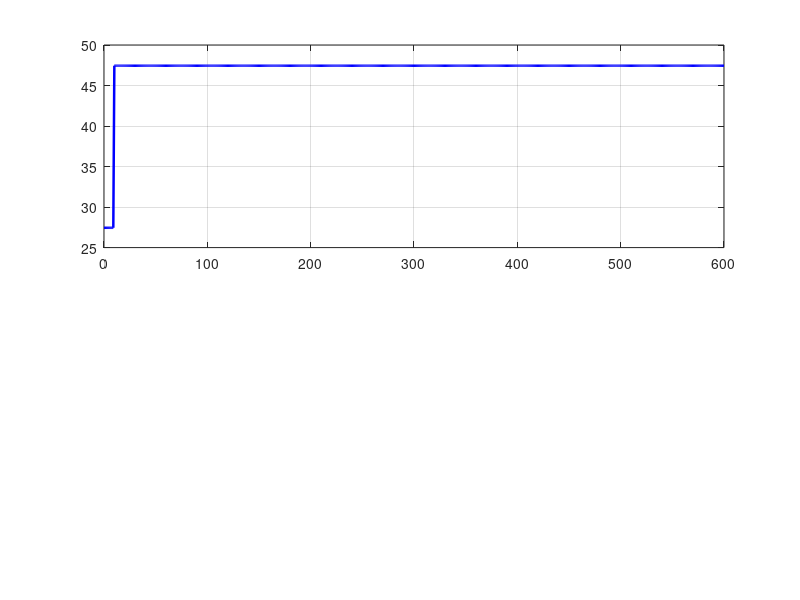

The MATLAB source for this figure: (Note: this script raises an error after producing the figure.)
% =========================================================================
% UNIVERSIDAD DE PAMPLONA - SISTEMAS DE CONTROL INDUSTRIAL I
% ASIGNACIÓN PREVIO 1: CASO No. 1 - TANQUE CON DESCARGA POR GRAVEDAD
% -------------------------------------------------------------------------
% PARTE E: SIMULACIÓN EN LAZO ABIERTO Y EXPORTACIÓN DE DATOS
% =========================================================================
clear; clc; close all;

%% 1. PARÁMETROS FÍSICOS Y GEOMÉTRICOS DEL PROTOTIPO (PUNTOS B Y C)
% Geometría del tanque superior (Tanque de proceso T1)
L1 = 0.142;          % Largo [m] (14.2 cm)
W1 = 0.143;          % Ancho [m] (14.3 cm)
A1 = L1 * W1;        % Área transversal [m^2] (203.06 cm^2)

% Propiedades hidráulicas linealizadas
R   = 5246.98;       % Resistencia hidráulica linealizada [s/m^2]
K   = R;             % Ganancia estática del proceso [m/(m^3/s)]
tau = R * A1;        % Constante de tiempo [s] (106.545 s)

%% 2. PARÁMETROS DE MUESTREO Y TIEMPO DE SIMULACIÓN
Ts = 1.0;            % Tiempo de muestreo declarado [s] (Cumple Ts <= tau/10)
t_final = 600;       % Tiempo total de simulación [s] (~5.6*tau)
t = (0:Ts:t_final)'; % Vector de tiempo discreto [s]

%% 3. DEFINICIÓN DEL PUNTO DE OPERACIÓN Y ENTRADA ESCALÓN
h0 = 0.072;          % Nivel nominal en estado estacionario [m] (7.20 cm)
q_in0 = 2.74444e-5;  % Caudal nominal de entrada [m^3/s] (27.444 cm^3/s)

% Definición del escalón en la variable manipulada en t = 10 s
t_step = 10;                     % Instante de aplicación del escalón [s]
delta_Q = 2.0e-5;                % Incremento del caudal [m^3/s] (20 cm^3/s)

% Caudal absoluto Q_in(t)
Q_in = q_in0 * ones(size(t));
Q_in(t >= t_step) = q_in0 + delta_Q;

% Variable manipulada en desviación Delta_Q(t)
delta_q_in = Q_in - q_in0;

%% 4. SIMULACIÓN DEL MODELO LINEALIZADO (FUNCIÓN DE TRANSFERENCIA)
% Gp(s) = K / (tau*s + 1)
num = [K];
den = [tau, 1];
sys_gp = tf(num, den);

% Respuesta en desviación Delta_h(t) ante el escalón Delta_Q(t)
[delta_h, ~] = lsim(sys_gp, delta_q_in, t);

% Salida absoluta del nivel h(t) [m]
h_out = h0 + delta_h;

%% 5. GENERACIÓN DE GRÁFICAS DE ENTRADA Y SALIDA CON EJES E IDENTIFICACIÓN
fig = figure('Name', 'Parte E: Simulacion Lazo Abierto', 'Color', [1 1 1]);

% Subplot 1: Variable Manipulada - Caudal de Entrada Qin(t)
subplot(2,1,1);
plot(t, Q_in * 1e6, 'b-', 'LineWidth', 1.8); grid on; hold on;
xline(t_step, 'k--', 'LineWidth', 1.2, 'HandleVisibility', 'off');
title('Variable Manipulada: Caudal de Entrada q_{in}(t)', 'FontSize', 11, 'FontWeight', 'bold');
xlabel('Tiempo t [s]', 'FontSize', 10);
ylabel('Caudal q_{in} [cm^3/s]', 'FontSize', 10);
axis([0 t_final 20 50]);

% Subplot 2: Variable Controlada - Altura de Agua h(t)
subplot(2,1,2);
plot(t, h_out * 100, 'r-', 'LineWidth', 1.8); grid on; hold on;
xline(t_step, 'k--', 'LineWidth', 1.2, 'HandleVisibility', 'off');
yline(h0 * 100, 'k:', 'Punto de Operación (7.2 cm)', 'LineWidth', 1.1);
title('Variable Controlada: Nivel del Tanque h(t)', 'FontSize', 11, 'FontWeight', 'bold');
xlabel('Tiempo t [s]', 'FontSize', 10);
ylabel('Nivel h [cm]', 'FontSize', 10);
axis([0 t_final 6 12]);

%% 6. EXPORTACIÓN DE ARCHIVOS PLANOS PARA IDENTIFICACIÓN PARAMÉTRICA
% Creación de la estructura en tabla de datos
% Columnas: [Tiempo_s, Caudal_Entrada_m3s, Nivel_m, Nivel_cm]
tabla_datos = table(t, Q_in, h_out, h_out*100, ...
    'VariableNames', {'Tiempo_s', 'Q_in_m3s', 'Nivel_m', 'Nivel_cm'});

% A. Exportación a Formato Excel (.xlsx)
writetable(tabla_datos, 'Datos_Simulacion_LazoAbierto.xlsx');

% B. Exportación a Formato CSV (.csv)
writetable(tabla_datos, 'Datos_Simulacion_LazoAbierto.csv');

% C. Exportación a Formato MATLAB Workspace (.mat)
save('Datos_Simulacion_LazoAbierto.mat', 't', 'Q_in', 'h_out', 'Ts', 'h0', 'q_in0');

% Confirmación en consola
disp('=================================================================');
disp('  SIMULACIÓN COMPLETADA Y ARCHIVOS EXPORTADOS EXITOSAMENTE');
disp('=================================================================');
disp(['Tiempo de muestreo declarado (Ts) : ', num2str(Ts), ' s']);
disp(['Muestras totales registradas      : ', num2str(length(t))]);
disp('Archivos generados en la carpeta de trabajo:');
disp(' 1. Datos_Simulacion_LazoAbierto.xlsx');
disp(' 2. Datos_Simulacion_LazoAbierto.csv');
disp(' 3. Datos_Simulacion_LazoAbierto.mat');
disp('=================================================================');
